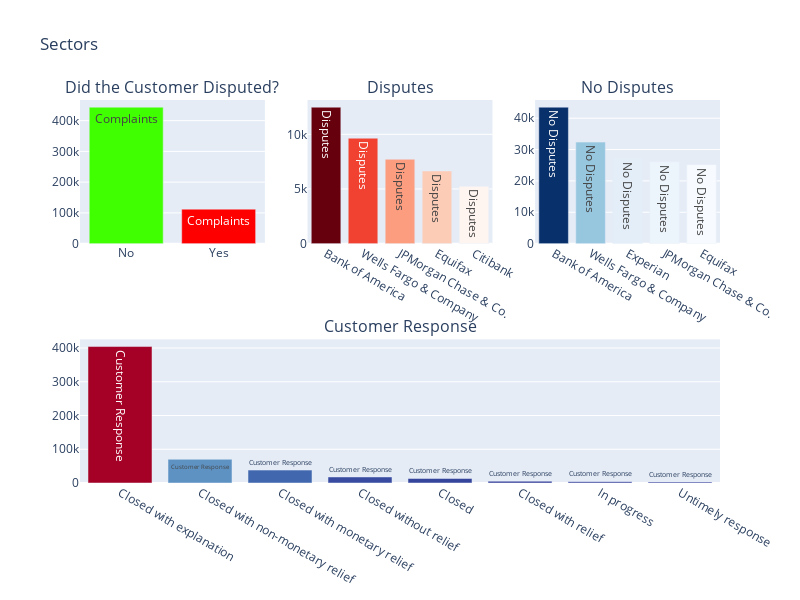

Notebook code for this chart:
### Code cell
# This code creates a multi-panel bar chart using Plotly to visualize various aspects of consumer complaints: the overall dispute distribution, the top 5 companies with the most and least disputes, and company responses, arranging them in a 2x3 grid layout with an overarching title "Sectors" and interactive features.
total_complaints_plotly = go.Bar(
            x=disputed.index.values,
            y=disputed.values,
    text = 'Complaints',
    showlegend=False,
    marker=dict(
        color=['#40FF00', '#FF0000'])
    )

top5_disputes_plotly = go.Bar(
            x=top5_disputed.index.values,
            y=top5_disputed.values,
    text='Disputes',
    showlegend=False,
    marker=dict(
        color=top5_disputed.values,
        colorscale='Reds')
    )

top5_nodisputes_plotly = go.Bar(
            x=top5_nodispute.index.values,
            y=top5_nodispute.values,
    text='No Disputes',
    showlegend=False,
    marker=dict(
        color=top5_nodispute.values,
        colorscale='Blues')
    )

# Lower Subplot
customer_res_plotly = go.Bar(
            x=company_response.index.values,
            y=company_response.values,
    text='Customer Response',
    showlegend=False,
        marker=dict(
        color=df['company_response_to_consumer'].value_counts().values,
        colorscale = [[0.0, 'rgb(165,0,38)'], [0.1111111111111111, 'rgb(215,48,39)'], [0.2222222222222222, 'rgb(244,109,67)'], 
                      [0.3333333333333333, 'rgb(253,174,97)'], [0.4444444444444444, 'rgb(254,224,144)'], 
                      [0.5555555555555556, 'rgb(224,243,248)'], [0.6666666666666666, 'rgb(171,217,233)'], 
                      [0.7777777777777778, 'rgb(116,173,209)'], [0.8888888888888888, 'rgb(69,117,180)'], 
                      [1.0, 'rgb(49,54,149)']],
        reversescale = True
        )
)

fig = tls.make_subplots(rows=2, cols=3, specs=[[{}, {}, {}], [{'colspan': 3}, None, None]],
                          subplot_titles=('Did the Customer Disputed?',
                                          'Disputes',
                                         'No Disputes',
                                         'Customer Response'))

# First three Subplots
fig.append_trace(total_complaints_plotly, 1, 1)
fig.append_trace(top5_disputes_plotly , 1, 2)
fig.append_trace(top5_nodisputes_plotly , 1, 3)

# Lower Subplot
fig.append_trace(customer_res_plotly, 2, 1)



fig['layout'].update(showlegend=True, height=600, width=800, title='Sectors')
iplot(fig, filename='Complaints')

### Figure 1 — Plotly figure (JSON) as saved in the notebook; plotly's stock layout.template omitted (floating-point values rounded to 4 significant figures)
{"data": [{"marker": {"color": ["#40FF00", "#FF0000"]}, "showlegend": false, "text": "Complaints", "type": "bar", "x": ["No", "Yes"], "xaxis": "x", "y": [443823, 112134], "yaxis": "y"}, {"marker": {"color": [12480, 9644, 7716, 6647, 5245], "colorscale": [[0, "rgb(255,245,240)"], [0.125, "rgb(254,224,210)"], [0.25, "rgb(252,187,161)"], [0.375, "rgb(252,146,114)"], [0.5, "rgb(251,106,74)"], [0.625, "rgb(239,59,44)"], [0.75, "rgb(203,24,29)"], [0.875, "rgb(165,15,21)"], [1, "rgb(103,0,13)"]]}, "showlegend": false, "text": "Disputes", "type": "bar", "x": ["Bank of America", "Wells Fargo & Company", "JPMorgan Chase & Co.", "Equifax", "Citibank"], "xaxis": "x2", "y": [12480, 9644, 7716, 6647, 5245], "yaxis": "y2"}, {"marker": {"color": [43518, 32380, 27014, 26165, 25181], "colorscale": [[0, "rgb(247,251,255)"], [0.125, "rgb(222,235,247)"], [0.25, "rgb(198,219,239)"], [0.375, "rgb(158,202,225)"], [0.5, "rgb(107,174,214)"], [0.625, "rgb(66,146,198)"], [0.75, "rgb(33,113,181)"], [0.875, "rgb(8,81,156)"], [1, "rgb(8,48,107)"]]}, "showlegend": false, "text": "No Disputes", "type": "bar", "x": ["Bank of America", "Wells Fargo & Company", "Experian", "JPMorgan Chase & Co.", "Equifax"], "xaxis": "x3", "y": [43518, 32380, 27014, 26165, 25181], "yaxis": "y3"}, {"marker": {"color": [404293, 70237, 38262, 17909, 13399, 5305, 3763, 2789], "colorscale": [[0, "rgb(165,0,38)"], [0.1111, "rgb(215,48,39)"], [0.2222, "rgb(244,109,67)"], [0.3333, "rgb(253,174,97)"], [0.4444, "rgb(254,224,144)"], [0.5556, "rgb(224,243,248)"], [0.6667, "rgb(171,217,233)"], [0.7778, "rgb(116,173,209)"], [0.8889, "rgb(69,117,180)"], [1, "rgb(49,54,149)"]], "reversescale": true}, "showlegend": false, "text": "Customer Response", "type": "bar", "x": ["Closed with explanation", "Closed with non-monetary relief", "Closed with monetary relief", "Closed without relief", "Closed", "Closed with relief", "In progress", "Untimely response"], "xaxis": "x4", "y": [404293, 70237, 38262, 17909, 13399, 5305, 3763, 2789], "yaxis": "y4"}], "layout": {"annotations": [{"font": {"size": 16}, "showarrow": false, "text": "Did the Customer Disputed?", "x": 0.1444, "xanchor": "center", "xref": "paper", "y": 1, "yanchor": "bottom", "yref": "paper"}, {"font": {"size": 16}, "showarrow": false, "text": "Disputes", "x": 0.5, "xanchor": "center", "xref": "paper", "y": 1, "yanchor": "bottom", "yref": "paper"}, {"font": {"size": 16}, "showarrow": false, "text": "No Disputes", "x": 0.8556, "xanchor": "center", "xref": "paper", "y": 1, "yanchor": "bottom", "yref": "paper"}, {"font": {"size": 16}, "showarrow": false, "text": "Customer Response", "x": 0.5, "xanchor": "center", "xref": "paper", "y": 0.375, "yanchor": "bottom", "yref": "paper"}], "height": 600, "showlegend": true, "title": {"text": "Sectors"}, "width": 800, "xaxis": {"anchor": "y", "domain": [0, 0.2889]}, "xaxis2": {"anchor": "y2", "domain": [0.3556, 0.6444]}, "xaxis3": {"anchor": "y3", "domain": [0.7111, 1]}, "xaxis4": {"anchor": "y4", "domain": [0, 1]}, "yaxis": {"anchor": "x", "domain": [0.625, 1]}, "yaxis2": {"anchor": "x2", "domain": [0.625, 1]}, "yaxis3": {"anchor": "x3", "domain": [0.625, 1]}, "yaxis4": {"anchor": "x4", "domain": [0, 0.375]}}}
